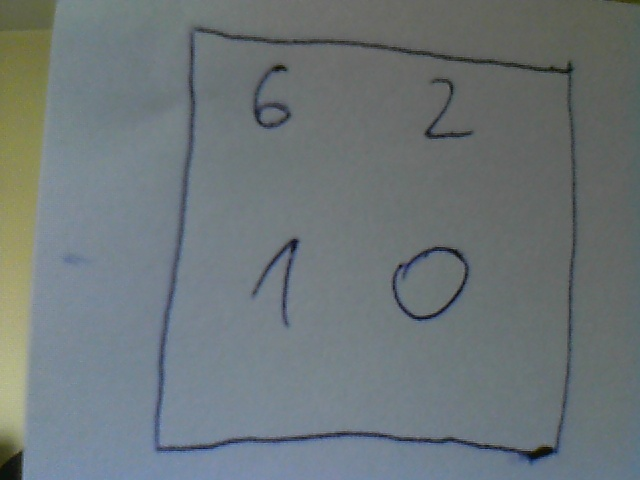
//> input picture analysis/output.jpg, 640 x 480 px
$ ./analysis   (built with g++ and OpenCV 4)
//> lines starting //> are read from the running program, lines starting //| are printed output that depends on the picture; after the words box and inside, x2 and y2 are one past the last pixel; in counts of white or black regions, pixels touching at a corner belong together
#include <opencv/cv.h>
#include <opencv/highgui.h>
#include <iostream>
#include <string>

using namespace std;

int main()
{
  IplImage * src = cvLoadImage("output.jpg",0);
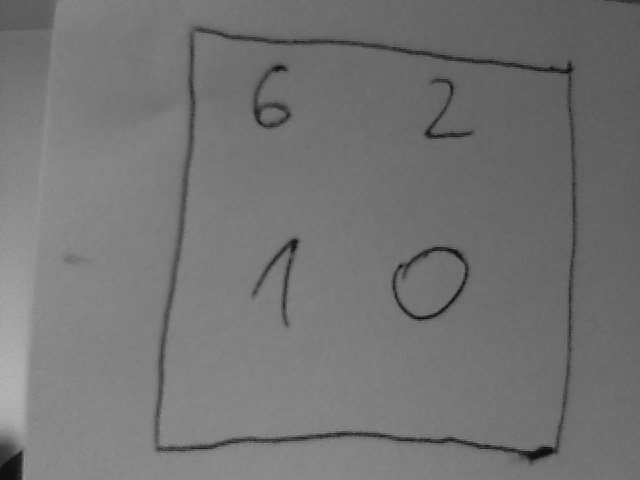
//> src: 480 rows x 640 cols, CV_8UC1; min 12, max 187, mean 115.6
  IplImage * dst = cvCreateImage( cvSize( src->width/2, src->height/2 ), src->depth, src->nChannels );
  IplImage * dst2 = cvCreateImage( cvSize( dst->width/2, dst->height/2 ), dst->depth, dst->nChannels );
  IplImage * dst3;

  int tr1 = 10;
  int tr2 = 60;
  int alt = 3;


  cvNamedWindow("raw",CV_WINDOW_AUTOSIZE);
  cvNamedWindow("fixed",CV_WINDOW_AUTOSIZE);
  cvNamedWindow("fixed2",CV_WINDOW_AUTOSIZE);
  cvNamedWindow("fixed3",CV_WINDOW_AUTOSIZE);
  cvCreateTrackbar("tr1","fixed",&tr1,256,NULL);
  cvCreateTrackbar("tr2","fixed",&tr2,256,NULL);
  cvCreateTrackbar("alt","fixed",&alt,256,NULL);

  // cvCopy(frame,cpy);
  // cvCvtColor(frame, dst, CV_RGB2GRAY);

  cvWaitKey(0);

  cvSmooth(src, src, CV_GAUSSIAN, 11, 11, 2, 2);
  cvPyrDown(src,dst);
  cvPyrDown(dst,dst2);
  dst3 = cvCloneImage(dst2);
  cvCanny(dst2, dst2, tr1, tr2, alt);
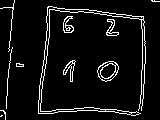
//> dst2: 120 rows x 160 cols, CV_8UC1; 6.9% white in thin lines or dots

  cvShowImage("raw", src);
  cvShowImage("fixed", dst);
  cvShowImage("fixed2", dst2);
  cvShowImage("fixed3", dst3);
  // cvShowImage("fixed", dst);
  // cvShowImage("cpy", cpy);

  cvWaitKey(0);

  CvMemStorage * storage = cvCreateMemStorage(0);
  CvSeq * contour = 0;
  cvFindContours(dst2, storage, &contour, sizeof(CvContour),CV_RETR_CCOMP, CV_CHAIN_APPROX_SIMPLE); // odszukac drzewo
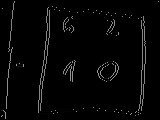
//> dst2: 120 rows x 160 cols, CV_8UC1; 6.88% of pixels changed, all inside (x1, y1, x2, y2) = (0, 0, 160, 120)
//> contour = 11 contours, 6 with area under 20; largest, box (x1, y1, x2, y2) and area: (38, 6, 146, 116) 721, (97, 61, 119, 82) 305, (63, 16, 74, 33) 97, (63, 60, 76, 82) 90, (106, 19, 119, 36) 81
  for(;contour != 0; contour = contour->h_next)
    {
      cvDrawContours(dst3,contour,CV_RGB(255,153,0),CV_RGB(255,153,0),CV_FILLED);
      CvRect rect = cvBoundingRect(contour, 1);
      cvRectangle(dst3, cvPoint(rect.x, rect.y), cvPoint(rect.x + rect.width, rect.y + rect.height), CV_RGB(255, 0, 0), 1);
      cvShowImage("fixed3", dst3);
      cvWaitKey(0);
    }
//> this loop made 11 passes
//> rect on passes 1 to 9: Rect(1, 115, 2, 2), Rect(1, 110, 5, 9), Rect(16, 63, 8, 4), Rect(97, 61, 22, 21), Rect(63, 60, 13, 22), Rect(6, 47, 7, 62), Rect(106, 19, 13, 17), Rect(63, 16, 11, 17), Rect(38, 6, 108, 110)
//> (contour, rect) on passes 10 to 11: (2 contours, all with area under 20, Rect(152, 1, 7, 1)), (1 contour, all with area under 20, Rect(1, 1, 14, 51))
//> pass 1, `cvDrawContours(dst3,contour,CV_RGB(255,153,0),CV_RGB(255,153,0),CV_FIL..`:
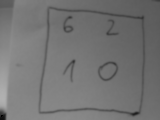
//> dst3: 120 rows x 160 cols, CV_8UC1; min 0, max 177, mean 115.6
//> pass 2, `cvShowImage("fixed3", dst3);`:
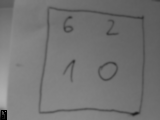
//> window 'fixed3': 120 rows x 160 cols, CV_8UC1; min 0, max 177, mean 115.5
//> after the loop:
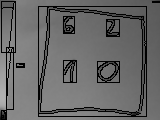
//> dst3: 120 rows x 160 cols, CV_8UC1; min 0, max 177, mean 102.8
//> after the loop, contour = 0 contours

  cvWaitKey(0);

  // cvErode(frame,frame,NULL,10);
  //cvThreshold(dst, dst, 100, 256, CV_THRESH_BINARY); // 70 x 150
  // cvDilate(frame,frame,NULL,10);

  cvDestroyWindow("raw");
  cvDestroyWindow("fixed");
  cvDestroyWindow("fixed2");
  cvDestroyWindow("fixed3");

  cvReleaseImage(&src);
  cvReleaseImage(&dst);
  cvReleaseImage(&dst2);
  cvReleaseImage(&dst3);
  // cvReleaseImage(&dst);

  return 0;
}
